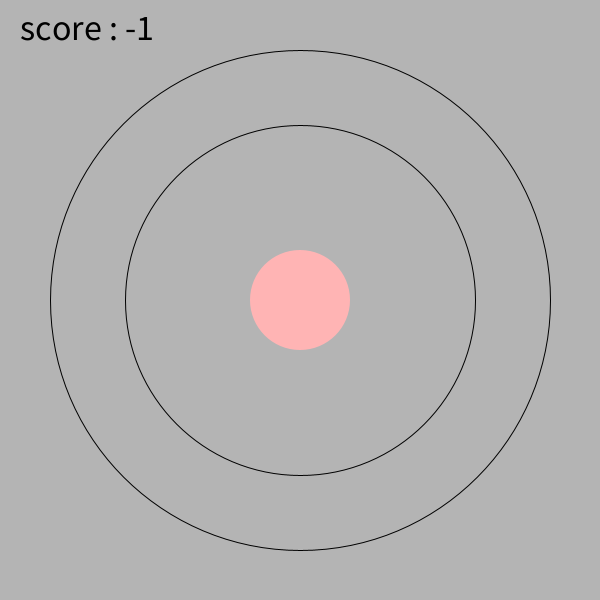
Frame 1 (no input)
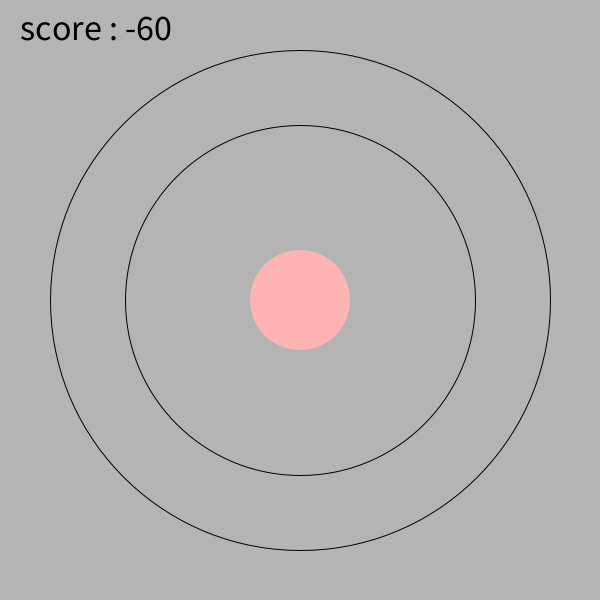
Frame 60 (the mouse pressed at the canvas centre just before this capture)
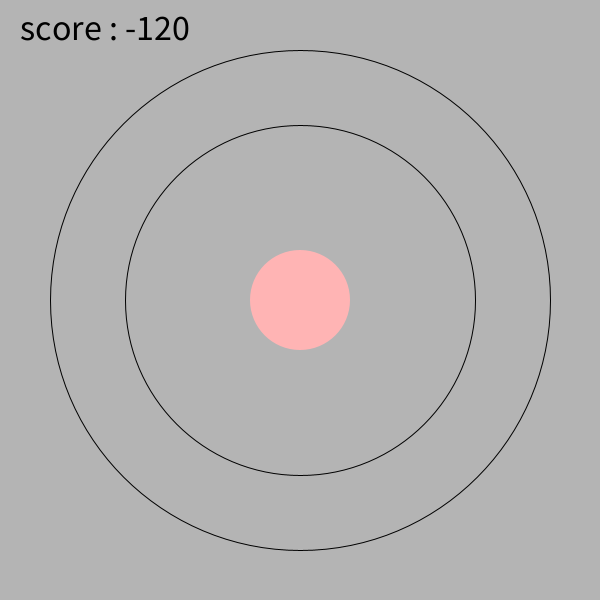
Frame 120 (the mouse held since frame 60 and released just before this capture)

The Processing sketch that drew these frames (run headless with seeded random() and noise(); from frame 60 on, the mouse is pressed at the canvas centre):

// Processing sketch: decouverte_circle_game
// ── decouverte_circle_game.pde
float step = 5;
int score = 0;
float radius = 100;

void setup() {
  size(600, 600);
  background(180);
}

void draw() {
  background(180);
  noStroke();
  fill(255, 180, 180);
  ellipse(width/2, height/2, radius, radius);
  if (key == 'a') {
    radius += step;
  } else if (key == 'z') {
    radius -=step;
  }
  if (radius > 350 && radius < 500){
   score ++; 
  }
  else{
   score--; 
  }
  noFill();
  stroke(0);
  ellipse(width/2,height/2, 350, 350);
  ellipse(width/2,height/2, 500, 500);
  textSize(36);
  fill(0);
  text("score : " + score,20, 40);
}
